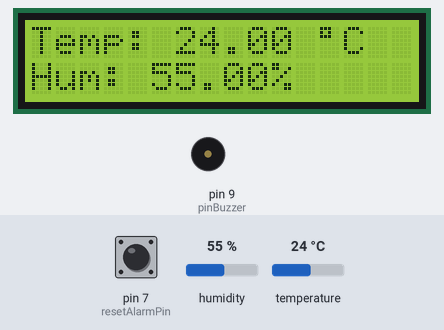
This sketch was run on a simulated Arduino Uno, built with avr-gcc and run on an emulated ATmega328P. On the bench: 16×2 character LCD, buzzer (waves = sounding). The test bench sets the inputs (shaded band); at power-on: humidity 55 %, temperature 24 °C, pin 7 (resetAlarmPin) LOW. WiFi joins after 1.5 s; servers stay silent unless stated; EEPROM starts erased; what the sketch prints to the serial monitor is not drawn.

Above: at 5.8 s.
5.9 s: humidity set to 22 %
At 7.3 s:
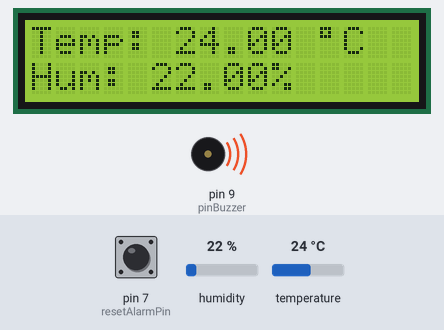
8.6 s: temperature set to 12 °C
At 9.6 s:
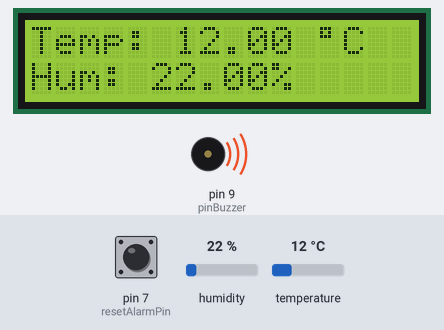
11.3 s: pin 7 (resetAlarmPin) pulled HIGH for 2.35 s
At 13.2 s:
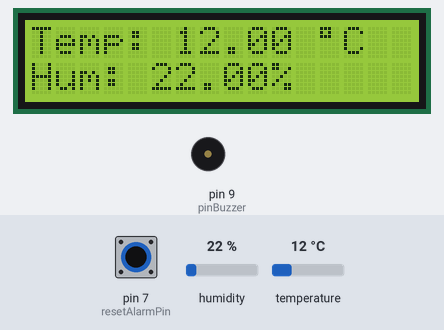
17.8 s: humidity set to 48 %
At 21.4 s:
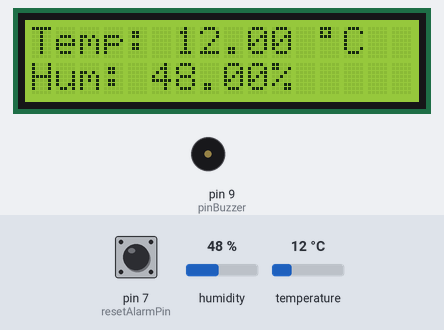
22.4 s: humidity set to 51 %
At 25.6 s:
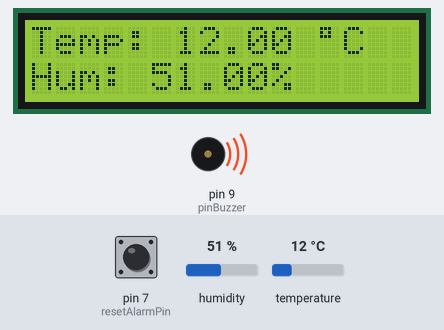
Timing chart, 0 to 28.4 s (numbered marks = the images above; inputs shaded):
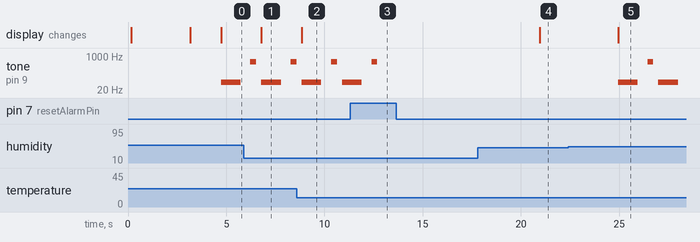

Measured:
- the behaviour switches between 49 and 50 % on humidity (found by bisection; images 4 and 5)
- after the input at 5.9 s, the display: changes after 0.89 s (image 1)
- after the input at 8.6 s, the display: changes after 0.24 s (image 2)
- after the input at 11.3 s, tone on pin 9 (pinBuzzer): goes on until 12.7 s, then stays silent
- after the input at 17.8 s, the display: changes after 3.1 s (image 4)
- after the input at 22.4 s, tone on pin 9 (pinBuzzer): plays 50 Hz for 1.0 s, 523 Hz for 0.30 s, 50 Hz for 1.0 s, starting after 2.5 s; the display: changes after 2.5 s (image 5)
- by itself, tone on pin 9 (pinBuzzer): plays 50 Hz for 1.0 s, 523 Hz for 0.30 s, 50 Hz for 0.41 s

The sketch:

TemperatureControlBox01.ino
```cpp
// Variables
#include <Wire.h>
#include <LiquidCrystal_I2C.h>
#include <Ethernet.h>
#include <SPI.h>
#include <DHT.h>
#include <EEPROM.h>


/*
 * WARNING: ADMIN_HARDCODDED_PASSWORD MAY NOT CONTAIN THESE PROTECTED WORDS:
 * config, passwd, sampleTime, humPercentAlert, tempAlert, httpListenPort, or admin
 * If you use any of these words, unexpected behavior is expected. Must...Resist...Stupidity Impulse!
 */
#define ADMIN_HARDCODDED_PASSWORD "12345678"        // Administrator password

// Config variables ¡Default values!
struct {
  int sample_time = 2000;         // Time (in ms) between temperature measurements
  float humPercentAlert = 50;     // Percent of humidity for alarm  -- Datacenter recommended: 45-55%
  float tempAlert = 30;           // Temperature for alarm (in °C)
  int httpListenPort = 80;        // Listen port for HTTP web server
  String softversion = "1.2";     // Software version
  int firstStart = 0;             // Used for check eeprom, DO NOT CHANGE THIS VALUE
} Config;


// This is used for load/save eeprom, DO NOT CHANGE THIS VALUES
struct {
  int sample_time = 2000;         // Time (in ms) between temperature measurements
  float humPercentAlert = 50;     // Percent of humidity for alarm  -- Datacenter recommended: 45-55%
  float tempAlert = 30;           // Temperature for alarm (in °C)
  int httpListenPort = 80;        // Listen port for HTTP web server
  String softversion = "1.2";     // Software version
  int firstStart = 1;             // Used for check eeprom, DO NOT CHANGE THIS VALUE
} EEPROMConfig;


// Global variables
const int pinBuzzer = 9, resetPin = 8, dhtpin = 2, resetAlarmPin = 7;
bool alarmaActiva = false, dhcpMode = true;
byte mac[] = { 0x90, 0xA2, 0xDA, 0x58, 0xD4, 0xFF };
float hum = 0, temp = 0;
unsigned long millisLoopReadDHT = 0;
int addrEEPROM = 0;
String httpRequestBuffer;

// Global objects
EthernetServer server(Config.httpListenPort);
LiquidCrystal_I2C lcd(0x27,16,2);
DHT dht(dhtpin, DHT11);


/*
 *    MAIN SETUP
 */
void setup(){
  digitalWrite(resetPin, HIGH);
  initSoftware();
}
void initSoftware(){
  // Serial begin
  Serial.begin(9600);
  Serial.println("Soft version "+Config.softversion);

  // Pin definition
  pinMode(resetPin, OUTPUT);
  pinMode(resetAlarmPin, INPUT);

  // Load config
  loadEEPROM();

  // DHT begin
  dht.begin();

  // LCD begin
  lcd.init();
  lcd.backlight();
  lcd.setCursor(0, 0);
  lcd.print("Soft version 1.2");

  // Mode selector
  if(digitalRead(resetAlarmPin) == HIGH){
    lcd.setCursor(0, 1);
    lcd.print("Standalone mode");
    Serial.println("Standalone mode");
    dhcpMode = false;
    delay(3000);
  }else{
    lcd.setCursor(0, 1);
    lcd.print("Ethernet mode");
    Serial.println("Ethernet mode");
    delay(3000);
    beginDHCP();
    beginHTTPServer();

  }


}


/*
 *    MAIN LOOP
 */
void loop(){
  // Hook for http server
  if(dhcpMode){
    HTTPClientHook();

  }
  // Main check loop
  if(millis() - millisLoopReadDHT >= Config.sample_time){
    millisLoopReadDHT = millis();
    readDHT();
    if(temp >= Config.tempAlert){
      alarmaActiva = true;
    }
    if(hum >= Config.humPercentAlert){
      alarmaActiva = true;
    }
  }

  // Alarm sound and reset check
  alarma();
  if(digitalRead(resetAlarmPin) == HIGH){
    alarmaActiva = false;
  }

}


// Alarm beep function
void alarma(){
  if(alarmaActiva){
    tone(pinBuzzer, 50);
    delay(1000);
    noTone(pinBuzzer);
    delay(500);
    tone(pinBuzzer, 523, 300);
    delay(500);
  }

}


// Ethernet DHCP Function
void beginDHCP(){
  lcd.clear();
  lcd.setCursor(0, 0);
  lcd.print("Waiting for DHCP");
  Serial.println("Starting network connection: DHCP");
  if (Ethernet.begin(mac) == 0){
    lcd.setCursor(0, 1);
    lcd.print("DHCP failed");
    Serial.println("Failed to configure Ethernet using DHCP");
    delay(10000);
    hardReset();
  }else{
    lcd.setCursor(0, 1);
    lcd.print("IP: "+Ethernet.localIP());
    Serial.print("DHCP client ip: ");
    Serial.println(Ethernet.localIP());
  }
}


// Hard reset function
void hardReset(){
  Serial.println("Hard reset called, restarting in 4 seconds");
  lcd.clear();
  lcd.setCursor(0,0);
  lcd.print("Restarting...");
  delay(4000);
  digitalWrite(resetPin, LOW);
}


void readDHT(){
  hum = dht.readHumidity();
  temp = dht.readTemperature();

  lcd.clear();
  lcd.setCursor(0,0);

  // Comprobamos si ha habido algún error en la lectura
  if (isnan(hum) || isnan(temp)) {
    Serial.println("Error obteniendo los datos del sensor DHT11");
    lcd.print("Sensor error 12");
    lcd.setCursor(0,1);
    lcd.print("Check hardware");
  }else{
    Serial.print("Sensor read: Temperature: ");
    Serial.print(temp);
    Serial.print("°C - Humidity: ");
    Serial.print(hum);
    Serial.println(" %");

    lcd.print("Temp: ");
    lcd.print(temp);
    lcd.print(" ");
    lcd.print((char)223);
    lcd.print("C");
    lcd.setCursor(0,1);
    lcd.print("Hum: ");
    lcd.print(hum);
    lcd.print("%");
  }

}


/*
 *    EEPROM functions
 */
void clearEEPROM(){
  for (int i = 0 ; i < EEPROM.length() ; i++) {
    if(EEPROM.read(i) != 0){
      EEPROM.write(i, 0);
    }
  }
  Serial.println("EEPROM erased");
  lcd.clear();
  lcd.setCursor(0,0);
  lcd.print("EEPROM Cleared");
  lcd.setCursor(0,1);
  lcd.print("Restarting...");
  hardReset();
}

void loadEEPROM(){
  EEPROM.get(addrEEPROM, EEPROMConfig);
  if(EEPROMConfig.firstStart != 0){
    // is first start (eeprom empty)
    EEPROM.put(addrEEPROM,Config);
    EEPROM.end();
  }else{
    EEPROM.get(addrEEPROM, Config);
  }
}

void saveEEPROM(){
  EEPROM.put(addrEEPROM,Config);
  EEPROM.end();
}


/*
 *    HTTP Server
 */

// HTTP Server function
void beginHTTPServer(){
  server.begin();
}

void HTTPClientHook(){
  EthernetClient client = server.available();
  if(client){
    Serial.println("------------------------------------------");
    Serial.println("[HTTP Server] New request received");
    unsigned long startRequestTime = millis();
    boolean currentLineIsBlank = true;
    while(client.connected()){
      if(client.available()){

        char c = client.read();

        if (httpRequestBuffer.length() < 100) {
          //store characters to buffer
          httpRequestBuffer += c;
          Serial.print(c); //print what server receives to serial monitor
        }

        // End of http request
        if (c == '\n' && currentLineIsBlank) {
          // send a standard http response header
          client.println("HTTP/1.1 200 OK");
          client.println("Content-Type: application/json");
          client.println("Connection: close");
          client.println();

          ///////////////////// PATH FUNCTIONS ////////////////////
          if(httpRequestBuffer.indexOf("config") > 0){
            if(httpRequestBuffer.indexOf("config") > 0 && httpRequestBuffer.indexOf("passwd") > 0 && httpRequestBuffer.indexOf("sampleTime") > 0 && httpRequestBuffer.indexOf("humPercentAlert") > 0 && httpRequestBuffer.indexOf("tempAlert") > 0 && httpRequestBuffer.indexOf("httpListenPort") > 0){
              // Valid config params (¡¡VALIDATE ADMIN_HARDCODDED_PASSWORD!!)
              client.print("{error: 0, status: 'Config saved successfully to EEPROM.'}");
              Serial.println("[HTTP Server] Config received, saving on EEPROM...");

            }
          }else if(httpRequestBuffer.indexOf("admin") > 0){


          }else{
            // Index or any invalid path
            unsigned long requestTime = millis()- startRequestTime;
            client.print("{ 'temperature': '");
            client.print(temp);
            client.print("', 'humidity': '");
            client.print(hum);
            client.print("', 'requestTime': '");
            client.print(requestTime);
            client.println("' }");
          }

          Serial.println("[HTTP Server] Response sended to client");

          // clearing buffer
          httpRequestBuffer="";


          break;
        }
        if (c == '\n') {
          currentLineIsBlank = true;
        } else if (c != '\r') {
          currentLineIsBlank = false;
        }
      }
    }

    delay(2);
    client.stop();
    Serial.println("[HTTP Server] Client disconnected");
    Serial.println("------------------------------------------");
  }
}
```
